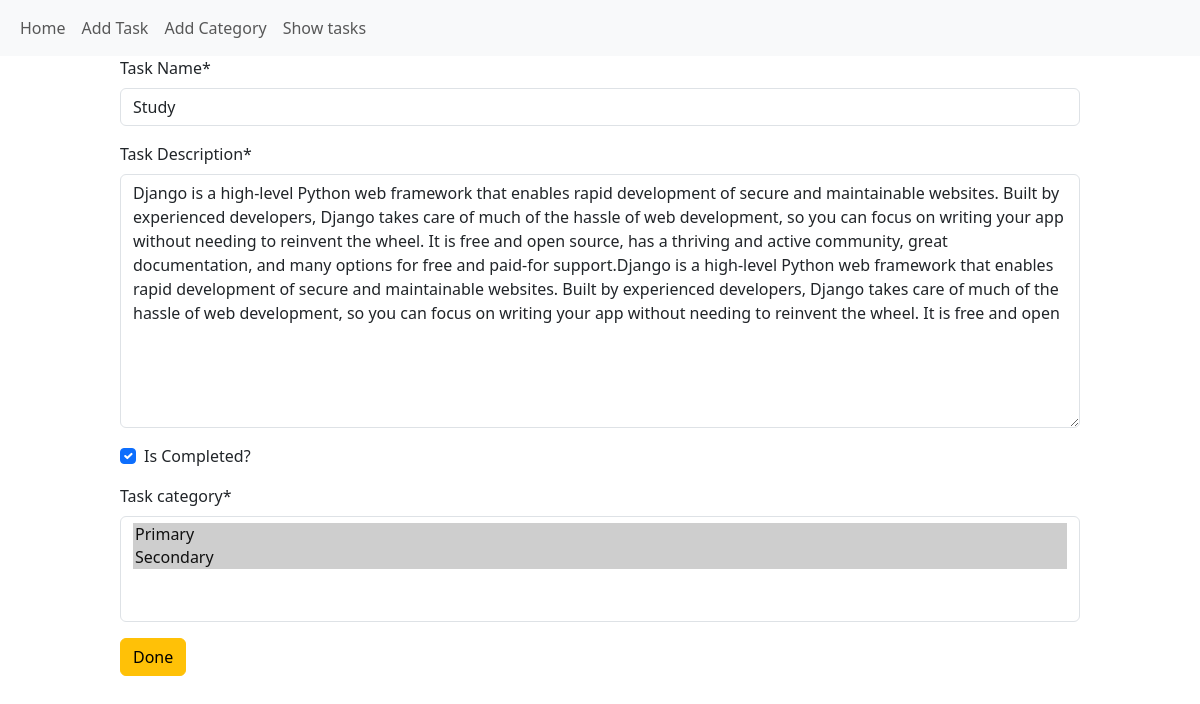
/task/editTask/7, run on the app's committed database.
### task/models.py (models this page shows, shortened)
class TaskModel(models.Model):
    taskTitle =models.CharField(max_length=40)
    taskDescription=models.TextField()
    is_completed=models.BooleanField()
    category=models.ManyToManyField(TaskCategoryModel)

### task/views.py (the view)
# urls.py: path('editTask/<int:id>',views.editTask,name="editTask"),
def editTask(request,id):
    task=models.TaskModel.objects.get(pk=id)
    form1=Form(instance=task)
    if request.method=='POST':
        form1=Form(request.POST,instance=task)
        if form1.is_valid:
            form1.save()
            return redirect('showTasks')
    return render(request,'editTask.html',{'form':form1})

### task/form.py
class Form(forms.ModelForm):
    class Meta:
        model=TaskModel
        fields='__all__'
        labels={
            'taskTitle':'Task Name',
            'taskDescription':'Task Description',
            'is_completed':'Is Completed?',
            'category':'Task category'
        }

### category/models.py (called while the page is built)
    def __str__(self):
        return self.name

### task/templates/editTask.html (shortened to what this page needs)
{% extends 'base.html' %}
{% load crispy_forms_tags %}
{% block content %}
<form method="post" style="width: 80%;margin: auto;">
    {{ form|crispy }}
    <button class="btn btn-warning">Done</button>
</form>
{% endblock %}

### data on the page
TaskModel: taskTitle "Study", taskDescription "Django is a high-level Python web framework that enables rapid development of secure and maintainable websites. Built by experienced developers, Django takes care of much of the hassle of web development, so you can focus on writing your app without needing to reinvent the wheel. It is free and open source, has a thriving and active community, great documentation, and many options for free and paid-for support.Django is a high-level Python web framework that enables rapid development of secure and maintainable websites. Built by experienced developers, Django takes care of much of the hassle of web development, so you can focus on writing your app without needing to reinvent the wheel. It…", is_completed "☑"
